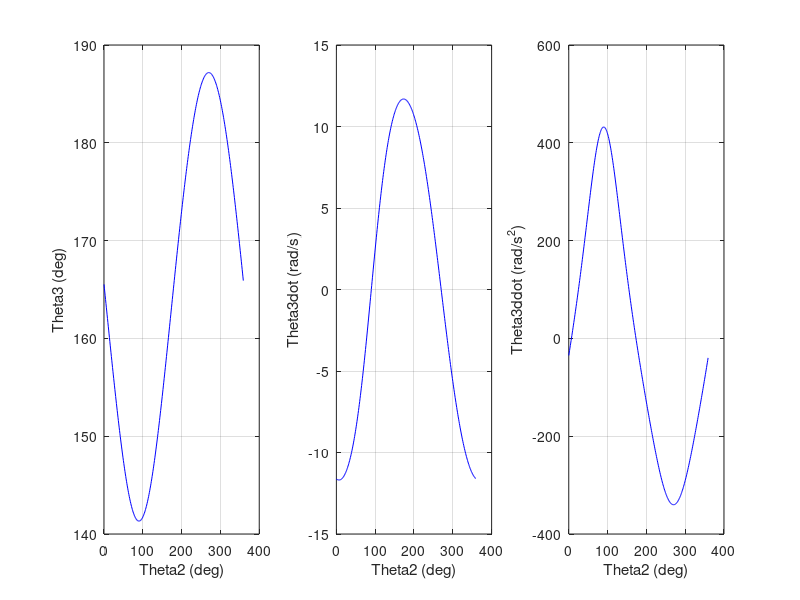
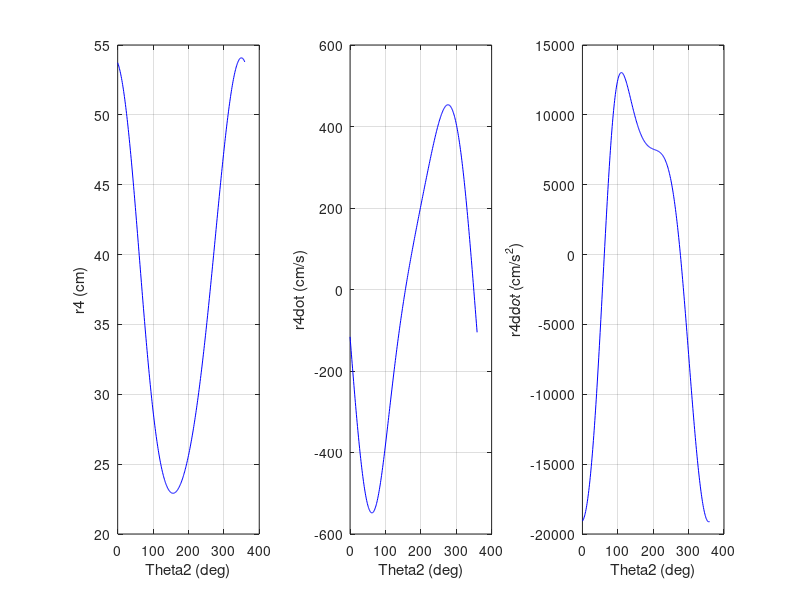

Recreate these plots in MATLAB, in order.
clear;
clc;

interval = 1;
loopCount = 360 / interval;

r1 = -10;
r2 = 15;
r3 = 40;

theta2 = 0;
theta2dot = 30;
theta2doubledot = 0;

for i = 1:loopCount

    % Angular displacement (Link 3) and displacement (Link 4)
    theta3 = 180 - asind(((-r1) + (r2 * sind(theta2))) / r3);
    r4 = (r2 * cosd(theta2)) - (r3 * cosd(theta3));

    % Angular velocity (Link 3) and velocity (Link 4)
    theta3dot = (r2 * theta2dot * cosd(theta2)) / (r3 * cosd(theta3));
    r4dot = (r2 * theta2dot * sind(theta3 - theta2)) / cosd(theta3);

    % Angular acceleration (Link 3) and acceleration (Link 4)
    theta3doubledot = ((-r2 * theta2dot^2 * sind(theta2)) + ...
                      (r2 * theta2doubledot * cosd(theta2)) + ...
                      (r3 * theta3dot^2 * sind(theta3))) / (r3 * cosd(theta3));

    r4doubledot = ((-r2 * theta2dot^2 * cosd(theta3 - theta2)) + ...
                  (r2 * theta2doubledot * sind(theta3 - theta2)) + ...
                  (r3 * theta3dot^2)) / cosd(theta3);

    % Store values
    theta2Matrix(i) = theta2;

    theta3Matrix(i) = theta3;
    theta3dotMatrix(i) = theta3dot;
    theta3doubledotMatrix(i) = theta3doubledot;

    r4Matrix(i) = r4;
    r4dotMatrix(i) = r4dot;
    r4doubledotMatrix(i) = r4doubledot;

    % Increment input angle
    theta2 = theta2 + interval;

end

%% Plotting

figure(1); clf;

subplot(1,3,1);
title('Angular Displacement for Link 3');
plot(theta2Matrix, theta3Matrix, 'b');
xlabel('Theta2 (deg)');
ylabel('Theta3 (deg)');
grid on;

subplot(1,3,2);
title('Angular Velocity for Link 3');
plot(theta2Matrix, theta3dotMatrix, 'b');
xlabel('Theta2 (deg)');
ylabel('Theta3dot (rad/s)');
grid on;

subplot(1,3,3);
title('Angular Acceleration for Link 3');
plot(theta2Matrix, theta3doubledotMatrix, 'b');
xlabel('Theta2 (deg)');
ylabel('Theta3ddot (rad/s^2)');
grid on;


figure(2); clf;

subplot(1,3,1);
title('Displacement for Link 4');
plot(theta2Matrix, r4Matrix, 'b');
xlabel('Theta2 (deg)');
ylabel('r4 (cm)');
grid on;

subplot(1,3,2);
title('Velocity for Link 4');
plot(theta2Matrix, r4dotMatrix, 'b');
xlabel('Theta2 (deg)');
ylabel('r4dot (cm/s)');
grid on;

subplot(1,3,3);
title('Acceleration for Link 4');
plot(theta2Matrix, r4doubledotMatrix, 'b');
xlabel('Theta2 (deg)');
ylabel('r4ddot (cm/s^2)');
grid on;
